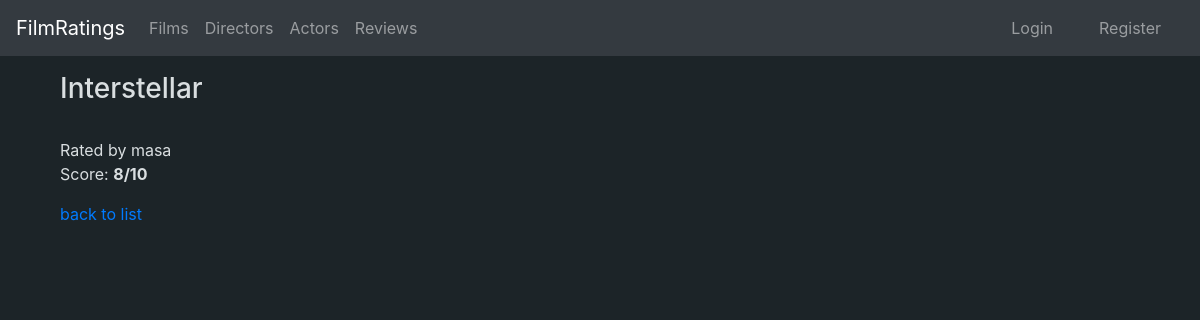
The app's page /ratings/user/2/film/3/, older data.
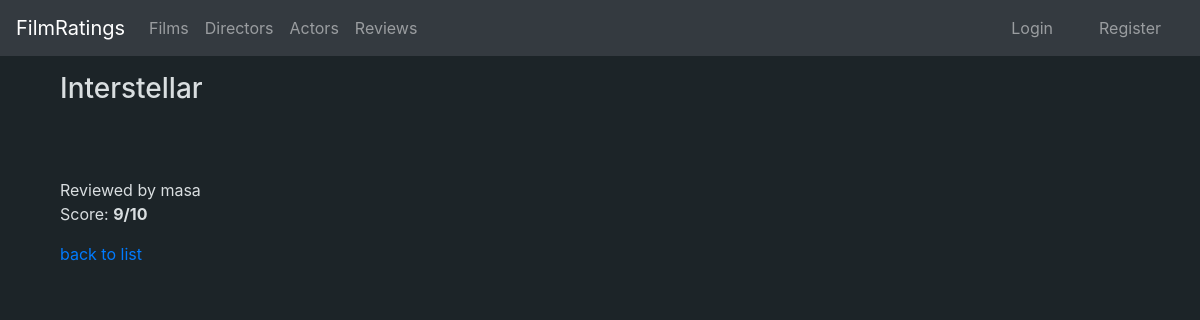
The same page, newer data.
### application/auth/models.py (models this page shows, shortened)
class User(Base):
    __tablename__ = "account"
    name= db.Column(db.String(144), nullable=False)
    username = db.Column(db.String(144), nullable=False)
    password = db.Column(db.String(144), nullable=False)
    urole = db.Column(db.String(80), nullable = False)
    bio = db.Column(db.String(1200), nullable = True)
    ratings = db.relationship("Rating", cascade="all, delete-orphan")

### application/ratings/models.py (models this page shows, shortened)
class Rating(db.Model):
    user_id = db.Column(db.Integer, db.ForeignKey('account.id'), nullable=False, primary_key=True)
    film_id = db.Column(db.Integer, db.ForeignKey('film.id'), nullable=False, primary_key=True)
    date_created = db.Column(db.DateTime, default=db.func.current_timestamp())
    date_modified = db.Column(db.DateTime, default=db.func.current_timestamp(),
        onupdate=db.func.current_timestamp())
    score = db.Column(db.Integer, nullable=False)
    title = db.Column(db.String(100), nullable=True)
    review = db.Column(db.String(10000), nullable=True)

### application/ratings/views.py (the view)
@app.route("/ratings/user/<user_id>/film/<film_id>/", methods=["GET"])
def ratings_show(user_id, film_id):
    user = User.query.get(user_id)
    film = Film.query.get(film_id)
    rating = Rating.query.filter_by(user_id = user_id, film_id=film_id).first()
    return render_template("ratings/show.html", user = user, film = film, rating = rating)

### application/templates/ratings/show.html (shortened to what this page needs)
{% extends "layout.html" %}
{% block body %}
<div class="container">
    <h3>
        {{ film.name }}
    </h3>
    <br/>
    {% if rating.review != None %}
        <br/>Reviewed by {{user.username}}
        {% else %}
            Rated by {{user.username}}
    {% endif %}
    <p>Score: <strong>{{rating.score}}/10</strong></p>
    <p>
        <a href="{{ url_for('reviews_index')}}">back to list</a>
    </p>
</div>
{% endblock %}

Row changes from the older to the newer data that the page shows:
changed Rating: review empty → empty (drawn); score "8" → "9"
Text that changed along with them:
text no longer shown: "Rated by"
text now shown: "Reviewed by"
